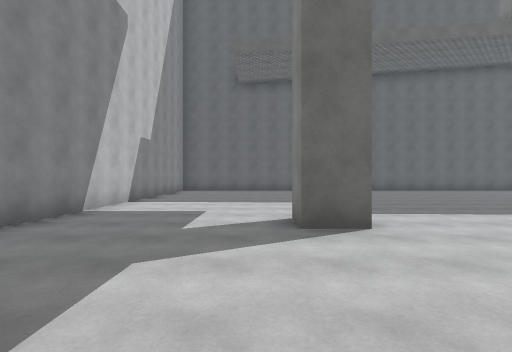
View 1 (above)

20 first-person views from a walk through a 3-D level made in the Unity game engine. The camera is 1.5 m above the floor, looks level and sees 85° across. The floor is counted in squares, 2 m on a side. Each view is taken from the middle of a square. On the plan, view 1 faces up. The plan holds only what a view shows up to about 10 squares ahead; the rest is blank. The place goes on beyond the plan. The player character is not drawn. Surface patterns are stand-ins for the level's own textures.

View 2
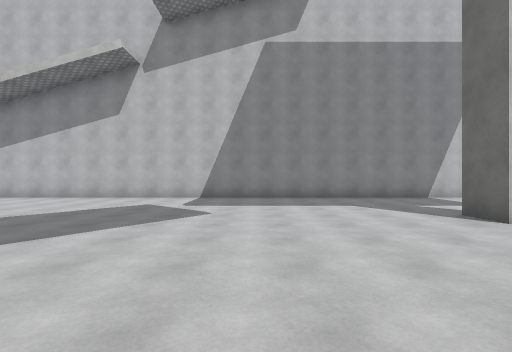

View 3
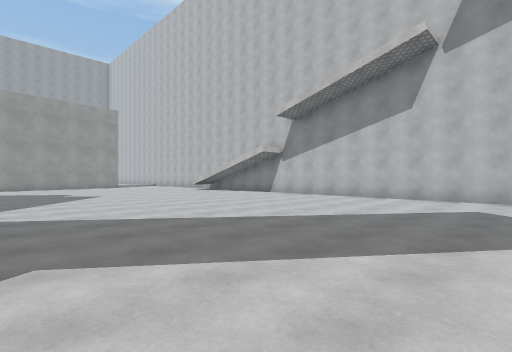

View 4
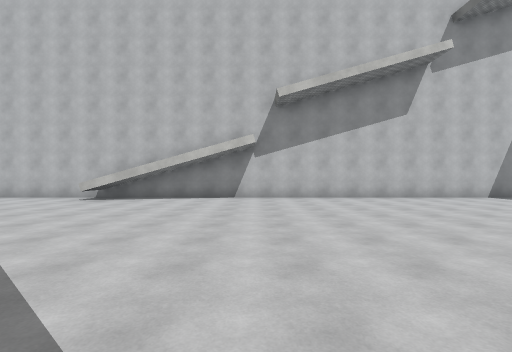

View 5
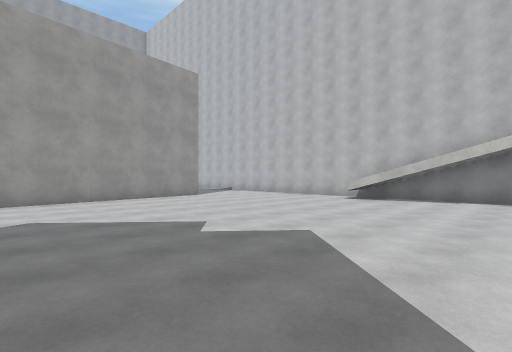

View 6
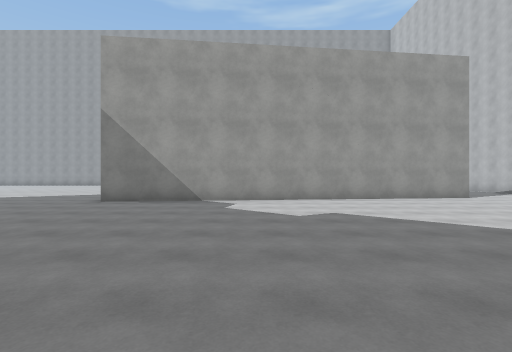

View 7
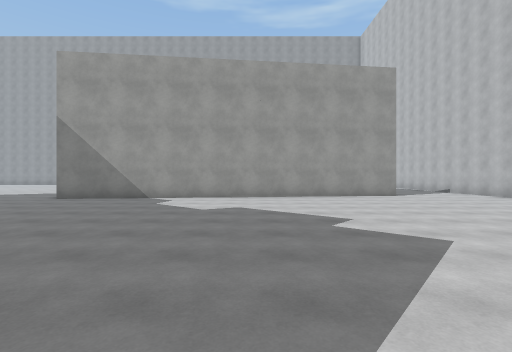

View 8
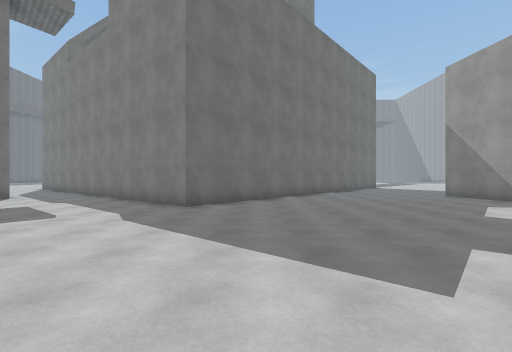

View 9
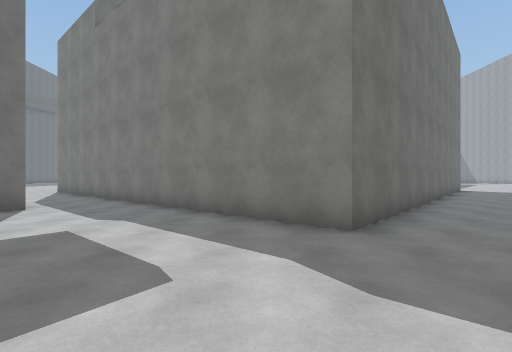

View 10
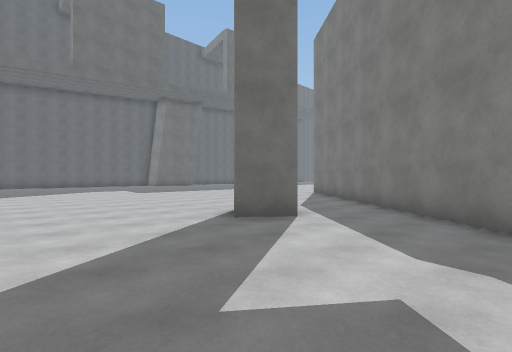

View 11
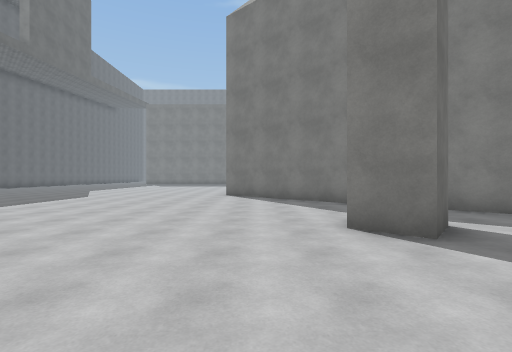

View 12
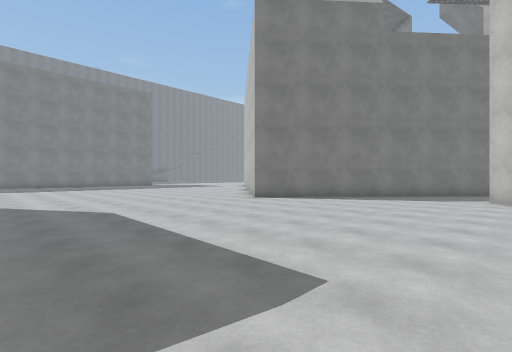

View 13
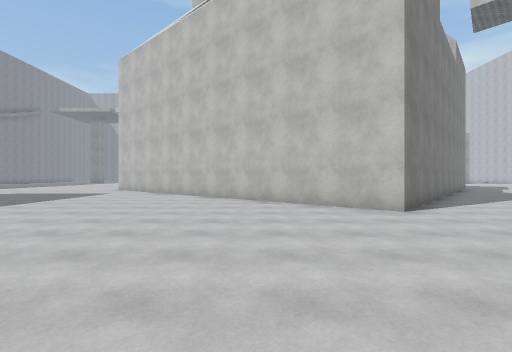

View 14
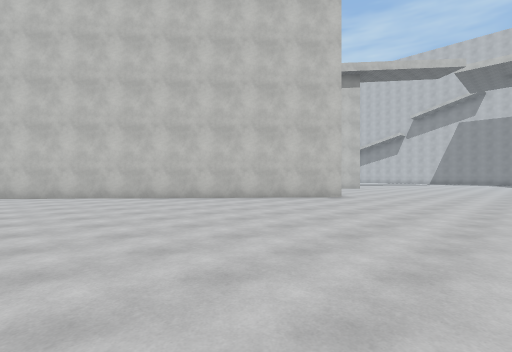

View 15
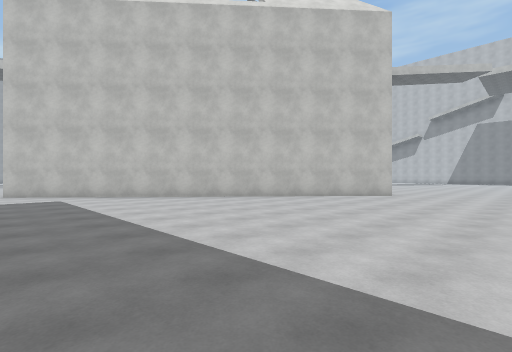

View 16
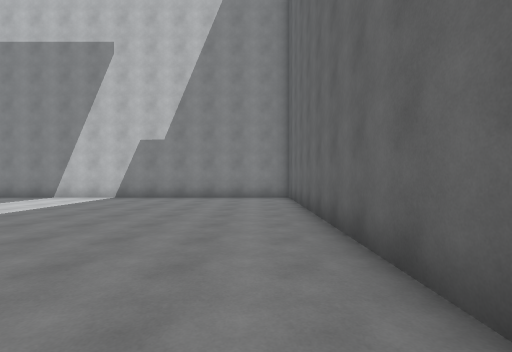

View 17
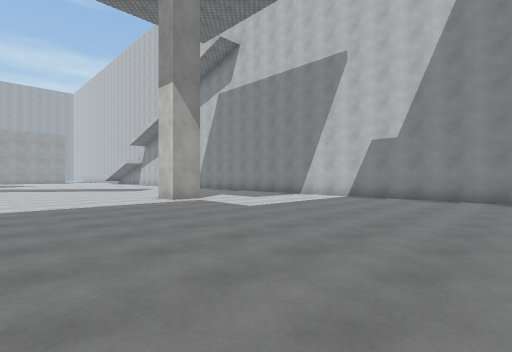

View 18
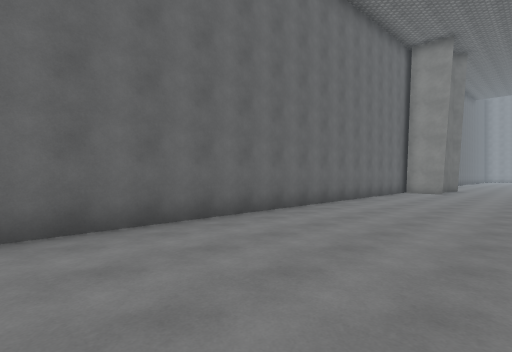

View 19
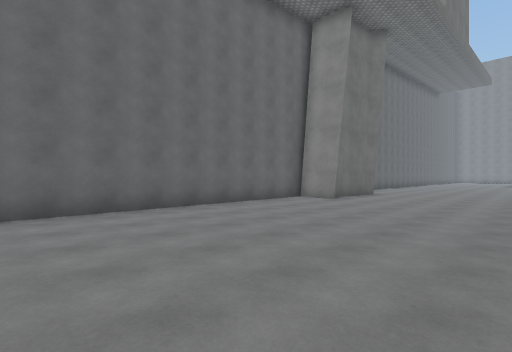

View 20
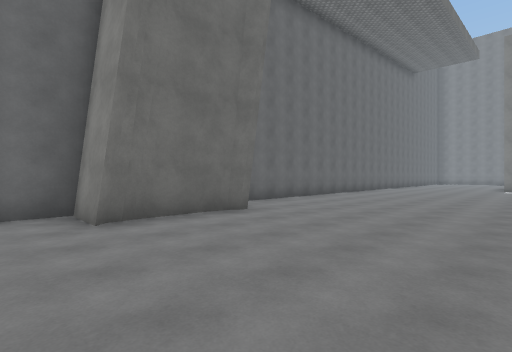

### Floor plan
Points are (right, up) in squares from view 1. A wall is a line through its corners. A room is listed if a view was taken in it or the views show most of it. See-through windows are left out.
Room 1 (views 1, 2, 3, 4, 5, 6, 7, 8, 9, 10, 11, 12, 13, 14, 15, 16, 17, 18, 19, 20)
walls: (10.4, -2.6) (10.9, -3.1); (10.2, -3.9) (9.3, -3.1) (10.1, -2.2); (1.6, 4) (0.6, 4) (0.6, 5) (1.6, 5) (1.6, 4); (15.3, 12.5) (15.3, 14.2) (-3.7, 14.2) (-3.7, -20); (18.6, 12.6) (18.2, 12.6) (17.9, 12.9) (15.4, 12.9); (14, -15.7) (7.8, -10.3) (16.9, 0.2) (27.4, -9); (-2.4, -13.2) (-2.4, -15.4); (22, 14.2) (19.9, 14.2); (-0.4, -20.6) (11.6, -19.1)
ways out: opening at (-2, -19.3); opening at (14, -18.2)

Where each view was taken, in squares from view 1:
view 1: 0 up, 0 right, facing up
view 2: 0 up, 6 right, facing left
view 3: 2 down, 6 right, facing down-left
view 4: 10 down, 6 right, facing left
view 5: 11 down, 6 right, facing down-left
view 6: 11 down, 7 right, facing down
view 7: 10 down, 5 right, facing down
view 8: 12 down, 1 right, facing right
view 9: 9 down, 4 right, facing right
view 10: 7 down, 6 right, facing up-right
view 11: 1 down, 6 right, facing right
view 12: 7 up, 10 right, facing down-right
view 13: 6 up, 20 right, facing down
view 14: 5 up, 26 right, facing down-left
view 15: 4 up, 28 right, facing down-left
view 16: 13 up, 6 right, facing left
view 17: 13 up, 6 right, facing down-left
view 18: 10 up, 2 right, facing up-right
view 19: 8 up, 7 right, facing up-right
view 20: 8 up, 14 right, facing up-right
